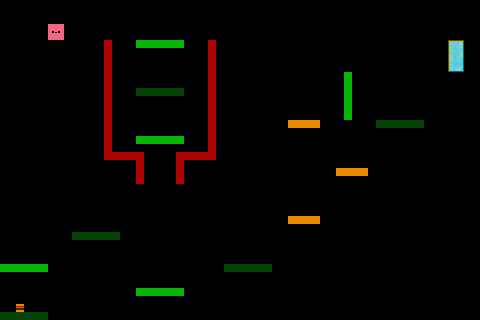

This is a level from a 2D game, rendered from its Tiled map with the project's own tilesets. A one-line summary and the map file follow, with tile-layer data summarised:
An orthogonal 60x40 tile map with 8x8 px tiles, 8 tile layers (Heaven TerrainBlock, Hell TerrainBlock, Both LavaBlock, Both CrumblingBlock, ...), 2 tilesets.

<map version="1.0" orientation="orthogonal" width="60" height="40" tilewidth="8" tileheight="8">
 <tileset firstgid="1" name="tileset_new" tilewidth="8" tileheight="8">
  <image source="tileset_new.png" width="80" height="80" />
 </tileset>
 <tileset firstgid="101" name="tileset_new" tilewidth="8" tileheight="8">
  <image source="tileset_new.png" width="80" height="80" />
 </tileset>
 <layer name="Heaven TerrainBlock" width="60" height="40">
  <data>[2400 cells, 30 non-empty, 1 distinct tile ids]</data>
 </layer>
 <layer name="Hell TerrainBlock" width="60" height="40">
  <data>[2400 cells, 30 non-empty, 1 distinct tile ids]</data>
 </layer>
 <layer name="Both LavaBlock" width="60" height="40">
  <data>[2400 cells, 44 non-empty, 1 distinct tile ids]</data>
 </layer>
 <layer name="Both CrumblingBlock" width="60" height="40">
  <data>[2400 cells, 12 non-empty, 1 distinct tile ids]</data>
 </layer>
 <layer name="Both Star" width="60" height="40">
  <data>[2400 cells, 1 non-empty, 1 distinct tile ids]</data>
 </layer>
 <layer name="Both TerrainBlock" width="60" height="40">
  <data>[2400 cells, 12 non-empty, 1 distinct tile ids]</data>
 </layer>
 <layer name="Both Portal" width="60" height="40">
  <data>[2400 cells, 8 non-empty, 8 distinct tile ids]</data>
 </layer>
 <layer name="Both Player" width="60" height="40">
  <data>[2400 cells, 4 non-empty, 4 distinct tile ids]</data>
 </layer>
</map>
